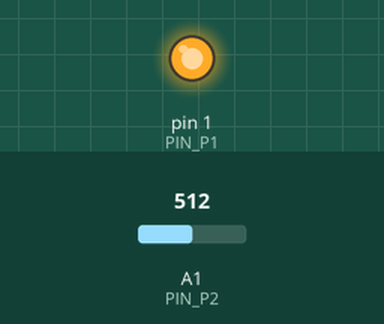
The sketch below on a simulated Arduino Uno, built with avr-gcc and run on an emulated ATmega328P. Parts: output pins drawn as LEDs (lit = HIGH). The test bench sets the inputs (shaded band); at power-on: A1 (PIN_P2) = 512.

Above: at 1.2 s.
1.3 s: A1 (PIN_P2) set to 0
At 2.5 s:
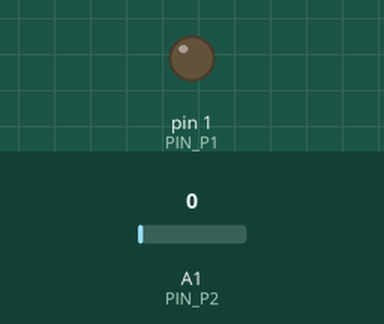
2.8 s: A1 (PIN_P2) set to 122
At 3.6 s:
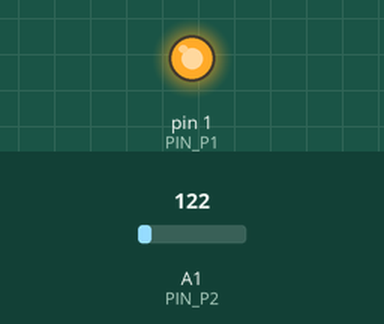
Timing chart, 0 to 5.8 s (numbered marks = the images above; inputs shaded):
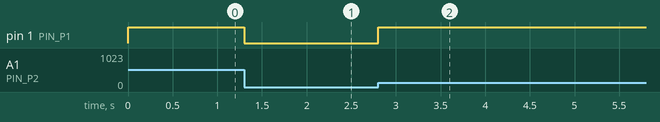

Measured:
- after the input at 1.3 s, pin 1 (PIN_P1): HIGH → LOW at once
- after the input at 2.8 s, pin 1 (PIN_P1): LOW → HIGH at once

The sketch:

REVERSAL_YouTube_chevichelov.ino
```cpp
#define PIN_P2   A1                                                  //Назначаем пин P2
#define PIN_P1   1                                                   //Назначаем пин P1

#define R1   98.9                                                    //Сопротивление резистора R1 в кОм
#define R2   9.7                                                     //Сопротивление резистора R2 в кОм

void setup() {
  pinMode(PIN_P2, INPUT);                                            //Пин установлен на вход
  pinMode(PIN_P1, OUTPUT);                                           //Пин установлен на выход
}

void loop() {
  if (analogRead(PIN_P2) * 5 / 1024.0f * (( R1 + R2 ) / R2) > 0)    //Измеряем напряжение на пине A1
  {
    digitalWrite(PIN_P1, HIGH);                                     //Если оно выше нуля, подаём сигнал на пин 1
  }
  else
  {
    digitalWrite(PIN_P1, LOW);                                       //Если оно равно нулю, не подаём сигнал на пин 1
  }
}
```
